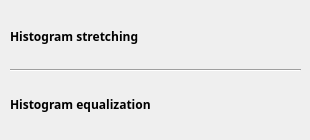
    <widget class="QWidget" name="page_3">
     <attribute name="label">
      <string>히스토그램</string>
     </attribute>
     <widget class="QWidget" name="verticalLayoutWidget_7">
      <property name="geometry">
       <rect>
        <x>10</x>
        <y>10</y>
        <width>291</width>
        <height>121</height>
       </rect>
      </property>
      <layout class="QVBoxLayout" name="hist_verticalLayout" stretch="0,0,0">
       <item>
        <layout class="QHBoxLayout" name="horizontalLayout_28" stretch="10,1">
         <item>
          <widget class="QLabel" name="hist_stretch_label">
           <property name="font">
            <font>
             <family>Pretendard</family>
             <pointsize>9</pointsize>
             <weight>75</weight>
             <bold>true</bold>
            </font>
           </property>
           <property name="styleSheet">
            <string notr="true">background-color: rgba(255, 255, 255, 0)</string>
           </property>
           <property name="text">
            <string>Histogram stretching</string>
           </property>
          </widget>
         </item>
         <item>
          <widget class="QRadioButton" name="hist_stretch_btn">
           <property name="styleSheet">
            <string notr="true">QRadioButton::indicator {
    width: 35px;
	height: 18px;
	image: url(&quot;C:/Users/User/workspace/2023-Industry-Academia-Collaboration-Project/ShortTerm-Internship/project/opencv_on_pyqt/Checkbox_off.png&quot;);
}
QRadioButton::indicator::checked {
	width: 35px;
	height: 18px;
    image: url(&quot;C:/Users/User/workspace/2023-Industry-Academia-Collaboration-Project/ShortTerm-Internship/project/opencv_on_pyqt/Checkbox_on.png&quot;);
}
QRadioButton::indicator::unchecked {
	width: 35px;
	height: 18px;
    image: url(&quot;C:/Users/User/workspace/2023-Industry-Academia-Collaboration-Project/ShortTerm-Internship/project/opencv_on_pyqt/Checkbox_off.png&quot;);
}
QRadioButton {
	background-color: rgba(0,0,0,0);
}</string>
           </property>
           <property name="text">
            <string/>
           </property>
           <property name="checkable">
            <bool>true</bool>
           </property>
           <property name="checked">
            <bool>false</bool>
           </property>
          </widget>
         </item>
        </layout>
       </item>
       <item>
        <widget class="Line" name="line_18">
         <property name="orientation">
          <enum>Qt::Horizontal</enum>
         </property>
        </widget>
       </item>
       <item>
        <layout class="QHBoxLayout" name="horizontalLayout_29" stretch="10,1">
         <item>
          <widget class="QLabel" name="hist_equal_label">
           <property name="font">
            <font>
             <family>Pretendard</family>
             <pointsize>9</pointsize>
             <weight>75</weight>
             <bold>true</bold>
            </font>
           </property>
           <property name="styleSheet">
            <string notr="true">background-color: rgba(255, 255, 255, 0)</string>
           </property>
           <property name="text">
            <string>Histogram equalization</string>
           </property>
          </widget>
         </item>
         <item>
          <widget class="QRadioButton" name="hist_equal_btn">
           <property name="styleSheet">
            <string notr="true">QRadioButton::indicator {
    width: 35px;
	height: 18px;
	image: url(&quot;C:/Users/User/workspace/2023-Industry-Academia-Collaboration-Project/ShortTerm-Internship/project/opencv_on_pyqt/Checkbox_off.png&quot;);
}
QRadioButton::indicator::checked {
	width: 35px;
	height: 18px;
    image: url(&quot;C:/Users/User/workspace/2023-Industry-Academia-Collaboration-Project/ShortTerm-Internship/project/opencv_on_pyqt/Checkbox_on.png&quot;);
}
QRadioButton::indicator::unchecked {
	width: 35px;
	height: 18px;
    image: url(&quot;C:/Users/User/workspace/2023-Industry-Academia-Collaboration-Project/ShortTerm-Internship/project/opencv_on_pyqt/Checkbox_off.png&quot;);
}
QRadioButton {
	background-color: rgba(0,0,0,0);
}</string>
           </property>
           <property name="text">
            <string/>
           </property>
           <property name="checkable">
            <bool>true</bool>
           </property>
           <property name="checked">
            <bool>false</bool>
           </property>
          </widget>
         </item>
        </layout>
       </item>
      </layout>
     </widget>
    </widget>
